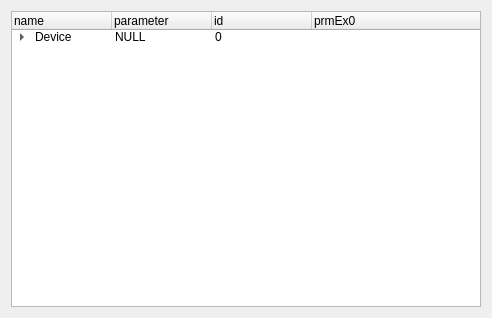
<?xml version="1.0" encoding="UTF-8"?>
<ui version="4.0">
 <class>Form</class>
 <widget class="QWidget" name="Form">
  <property name="geometry">
   <rect>
    <x>0</x>
    <y>0</y>
    <width>492</width>
    <height>318</height>
   </rect>
  </property>
  <property name="windowTitle">
   <string>Form</string>
  </property>
  <layout class="QVBoxLayout" name="verticalLayout">
   <item>
    <widget class="QTreeWidget" name="treeWidget">
     <column>
      <property name="text">
       <string>name</string>
      </property>
     </column>
     <column>
      <property name="text">
       <string>parameter</string>
      </property>
     </column>
     <column>
      <property name="text">
       <string>id</string>
      </property>
     </column>
     <column>
      <property name="text">
       <string>prmEx0</string>
      </property>
     </column>
     <item>
      <property name="text">
       <string>Device</string>
      </property>
      <property name="text">
       <string>NULL</string>
      </property>
      <property name="text">
       <string>0</string>
      </property>
      <property name="text">
       <string/>
      </property>
      <item>
       <property name="text">
        <string>RnNet</string>
       </property>
       <property name="text">
        <string>1</string>
       </property>
       <property name="text">
        <string>0</string>
       </property>
       <property name="text">
        <string>240</string>
       </property>
       <item>
        <property name="text">
         <string>SD6x</string>
        </property>
        <property name="text">
         <string>6</string>
        </property>
        <property name="text">
         <string/>
        </property>
        <property name="text">
         <string/>
        </property>
        <item>
         <property name="text">
          <string>SD61_PLUS</string>
         </property>
         <property name="text">
          <string>6</string>
         </property>
         <property name="text">
          <string>21000541</string>
         </property>
         <property name="text">
          <string/>
         </property>
         <item>
          <property name="text">
           <string>V129</string>
          </property>
          <property name="text">
           <string>NULL</string>
          </property>
          <property name="text">
           <string>0</string>
          </property>
          <property name="text">
           <string/>
          </property>
         </item>
        </item>
       </item>
      </item>
     </item>
    </widget>
   </item>
  </layout>
 </widget>
 <resources/>
 <connections/>
</ui>
